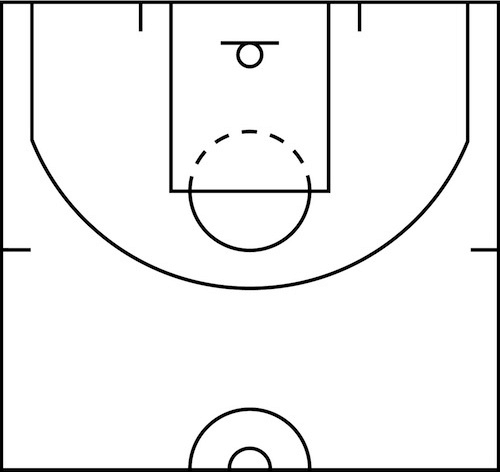
#> input picture data/nba_court.png, 501 x 472 px
$ jupyter execute --allow-errors preprocessing.ipynb
#> lines starting #> are read from the running program, lines starting #| are printed output that depends on the picture
[cell 1]
import pandas as pd
import matplotlib.pyplot as plt
from PIL import Image
import numpy as np

## Converting court image to CSV

[cell 2]
filename = "../data/nba_court.png"
img = None
try:
    img = Image.open(filename)
#> img is the input picture: PIL image 501x472 RGB; min 0, max 255, mean 240.2
except IOError:
    pass

width, height = img.size
#> width = 501; height = 472
img = img.crop((0, 0.55, width - 0.7, height))
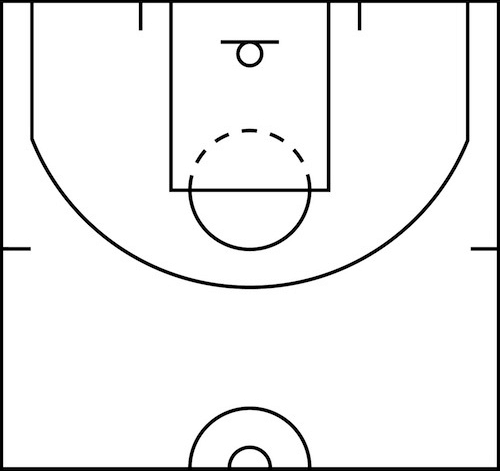
#> img: PIL image 500x471 RGB; min 0, max 255, mean 240.4
img

[cell 3]
img_arr = np.array(img)
img_arr.shape
#> Out = (471, 500, 3)

[cell 4]
img_flat = np.mean(img_arr, axis=2)
img_flat.shape
#> Out = (471, 500)
